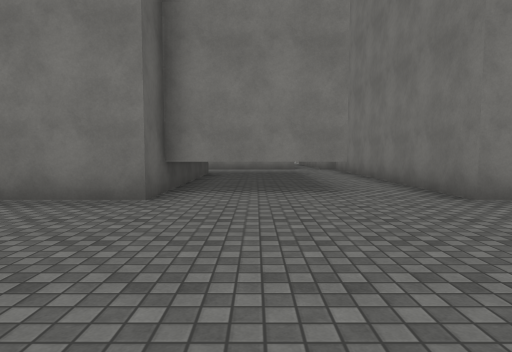
View 1 (above)

24 first-person views from a walk through a 3-D level made in the Unity game engine. The camera is 1.3 m above the floor, tilts 4° down and sees 75° across. The floor is counted in squares, 2 m on a side. Each view is taken from the middle of a square. On the plan, view 1 faces up. The plan holds only what a view shows up to about 10 squares ahead; the rest is blank. The place goes on beyond the plan. The player is left out. Surface patterns are stand-ins for the level's own textures.

View 2
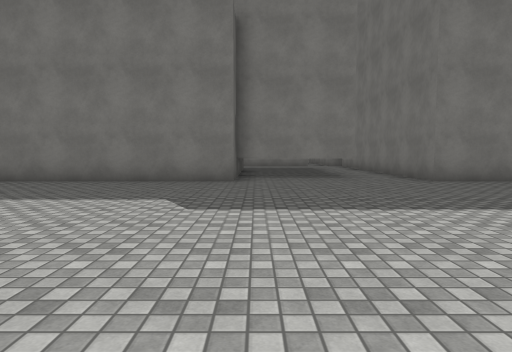

View 3
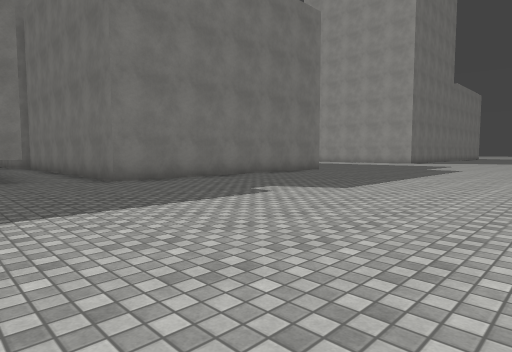

View 4
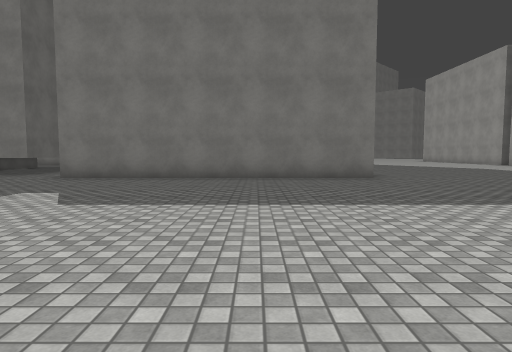

View 5
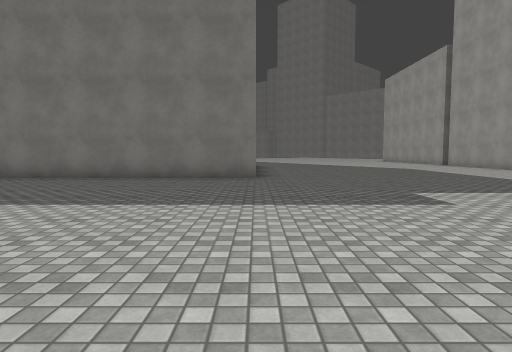

View 6
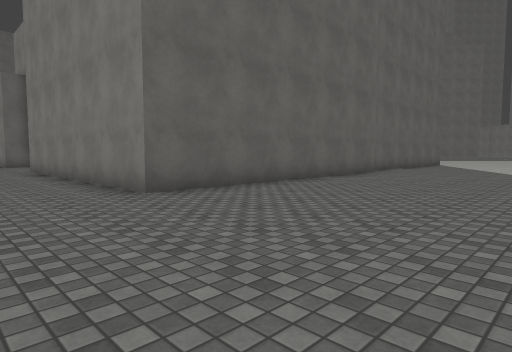

View 7
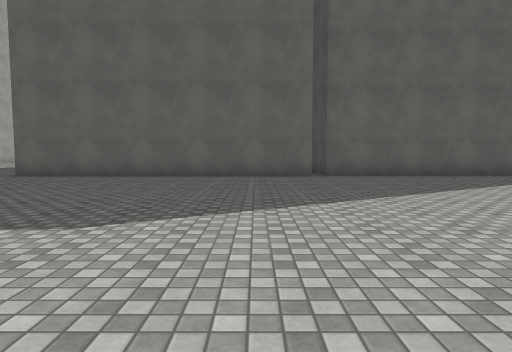

View 8
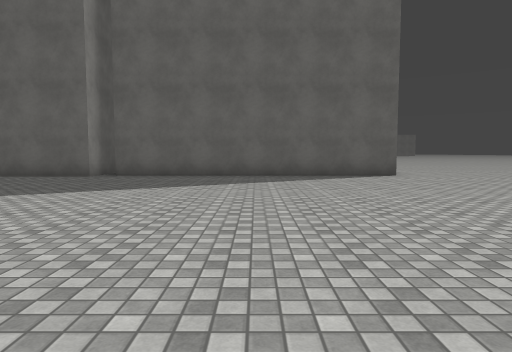

View 9
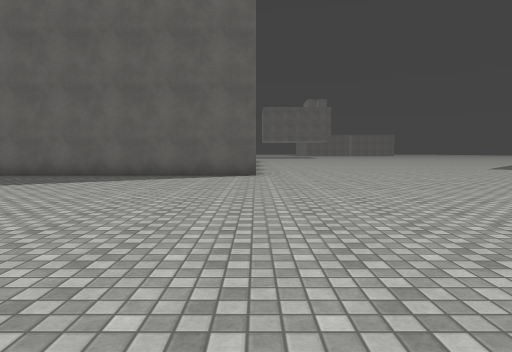

View 10
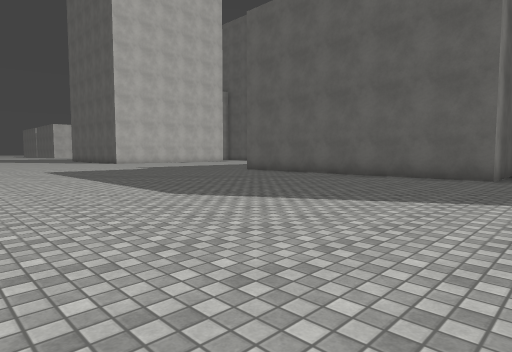

View 11
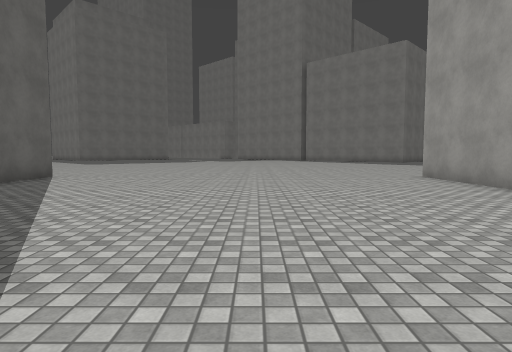

View 12
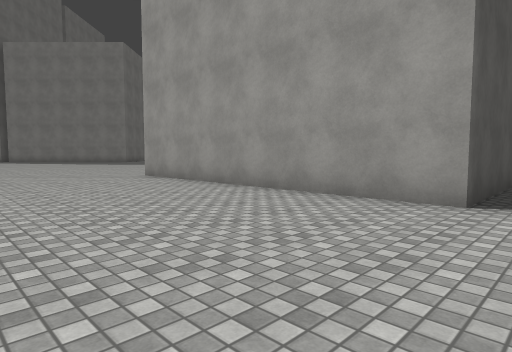

View 13
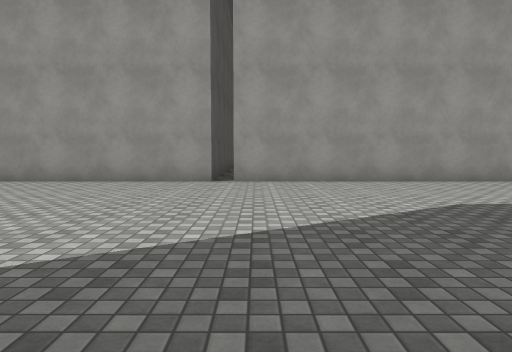

View 14
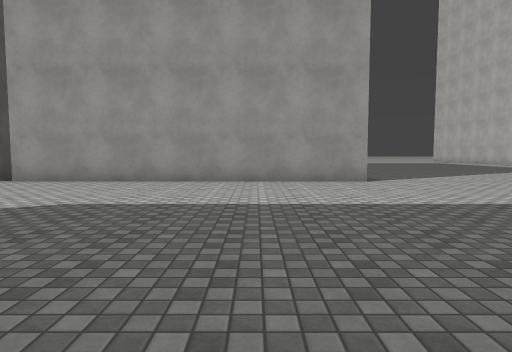

View 15
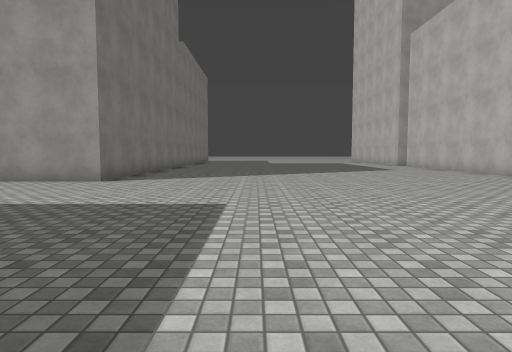

View 16
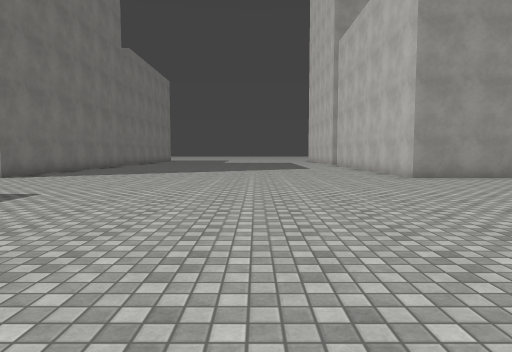

View 17
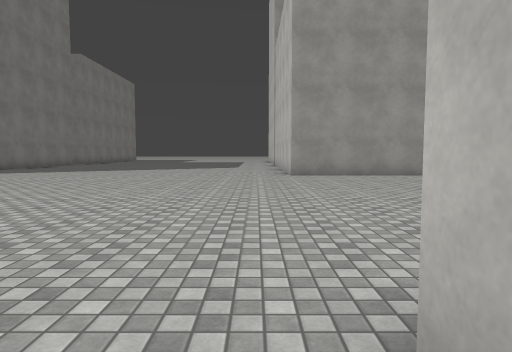

View 18
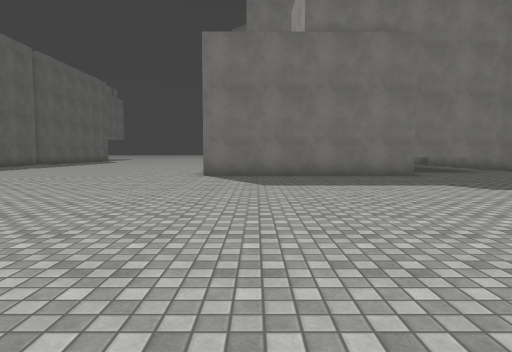

View 19
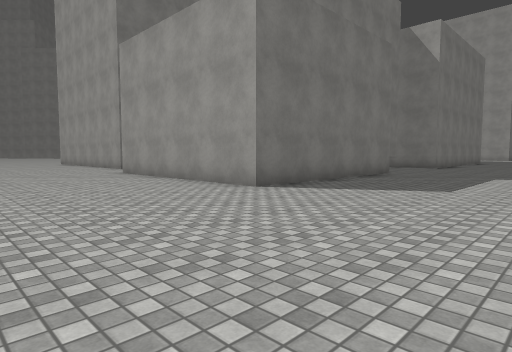

View 20
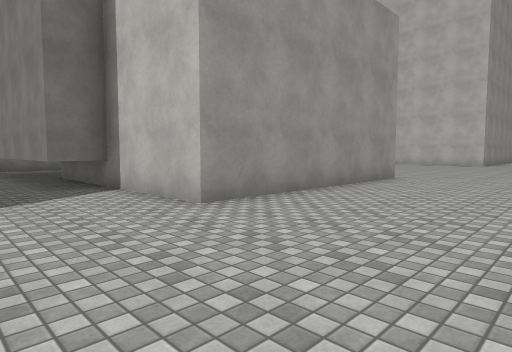

View 21
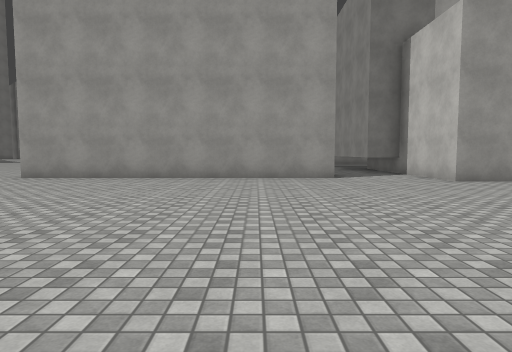

View 22
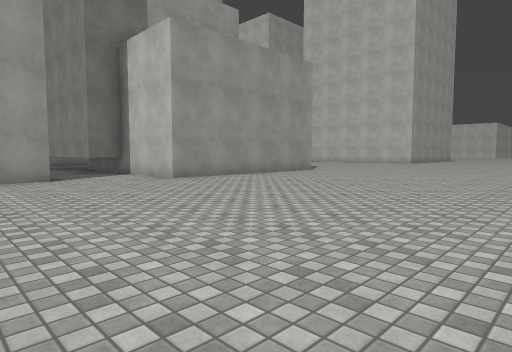

View 23
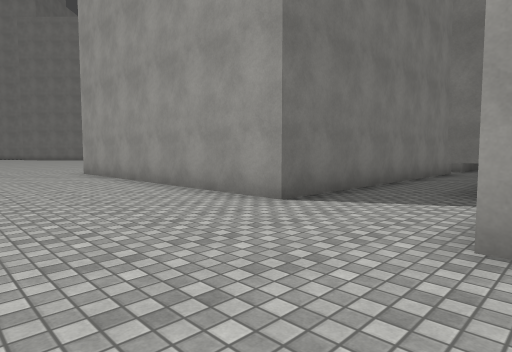

View 24
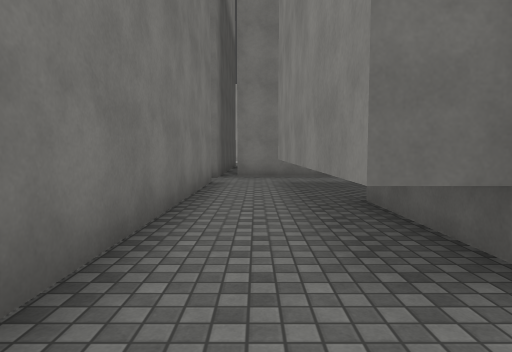

### Floor plan
Key: @ floor where view 1 was taken; # wall or solid block; . floor; B building.
Columns run from 15 left of view 1 to 24 right of it. Each row starts with its distance up from view 1.
 22                          ...........
 21        ..#               #..........#
 20       ...#               #..........#
 19      ....#               #..........#
 18    ......#               #..........#
 17   .......#               #..........#
 16  ........#               #..........#
 15 .........#               #..........#
 14 .........#               #..........#
 13 .........########.##     #..........####
 12 ..................#     ###.........#
 11 ...........BBBBBB.#       #.........#
 10  .......BBBBBBB  .#       #.........#
  9  .......B     B  .#       #.........#
  8  .......B     B  .#       #.........#
  7  .......B     B  .#       #.........#
  6  .......B    BBBB.#       #.........#
  5  .......BBBBBB....#########.........###
  4   .....................................
  3   .....................................
  2    ....................................
  1    ....................................
  0    ............@.......................
 -1       .................................
 -2       .................................
 -3        .....  ......  .................
 -4         ...            .  .............
 -5          .                .............
 -6                            #........###
 -7                              .......#
 -8                                .....#
 -9                                   ..#

Positions as (right, up) in squares from view 1, and headings:
1: (0, 0), facing up
2: (-1, -3), facing up
3: (0, -3), facing up-right
4: (8, -4), facing up
5: (11, -4), facing up
6: (16, 2), facing up-left
7: (20, 11), facing left
8: (20, 17), facing left
9: (20, 21), facing left
10: (20, 14), facing down-left
11: (16, 12), facing up
12: (16, 12), facing up-right
13: (13, 12), facing right
14: (13, 7), facing right
15: (13, 1), facing right
16: (12, -2), facing right
17: (11, -5), facing right
18: (-6, -5), facing up
19: (-12, 0), facing up-right
20: (-11, 13), facing down-right
21: (-15, 15), facing right
22: (-15, 15), facing down-right
23: (-10, 10), facing up-right
24: (-6, 12), facing right
